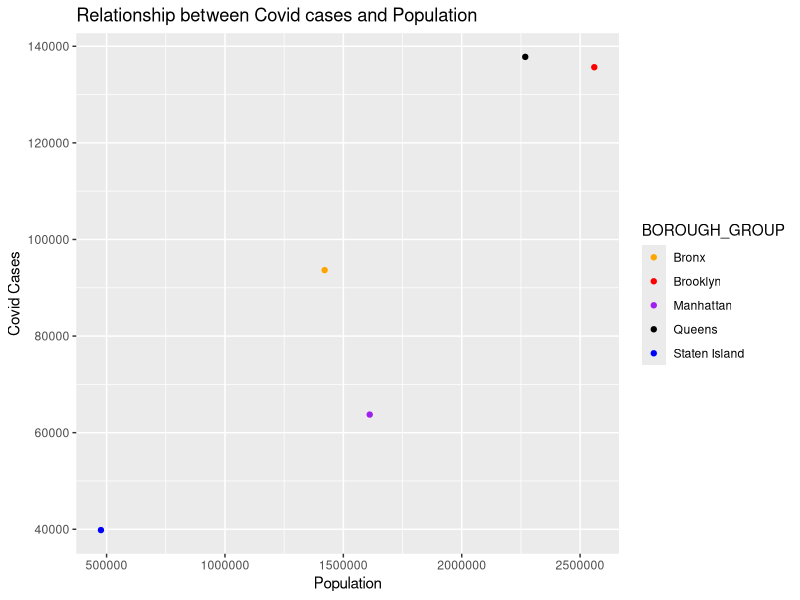
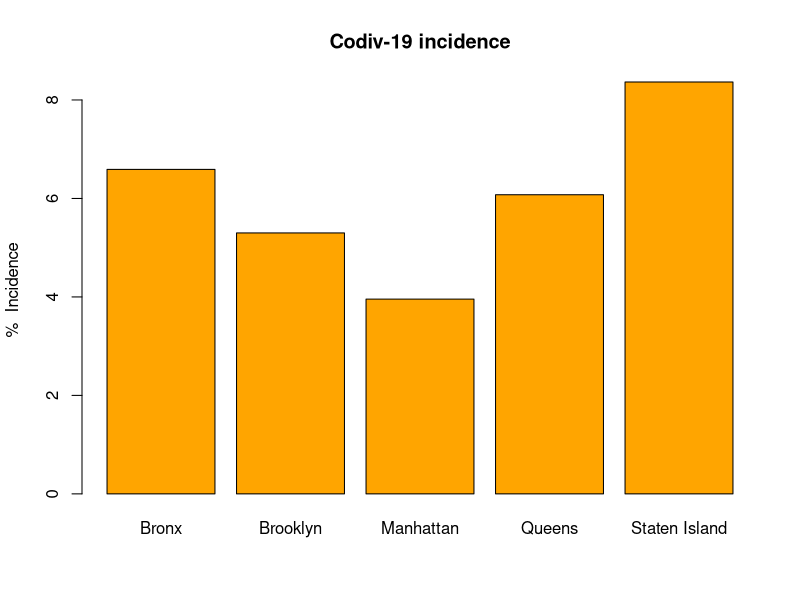
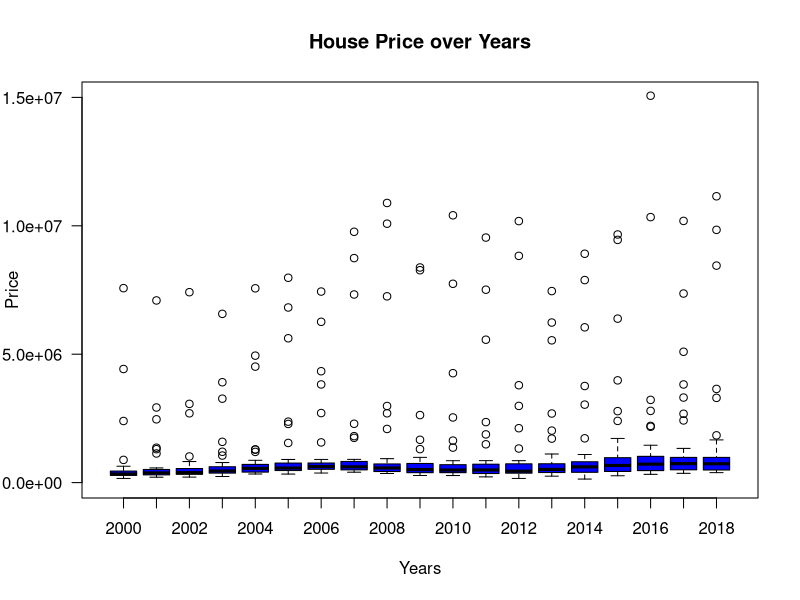
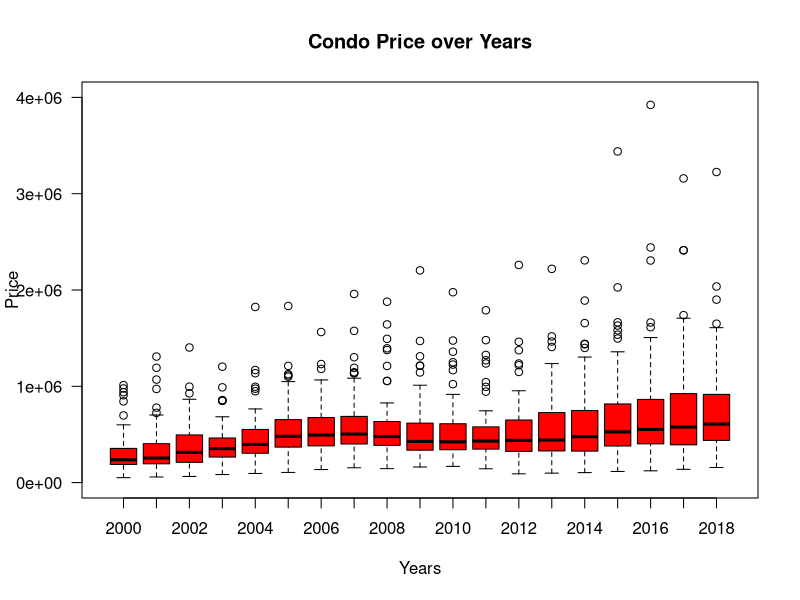
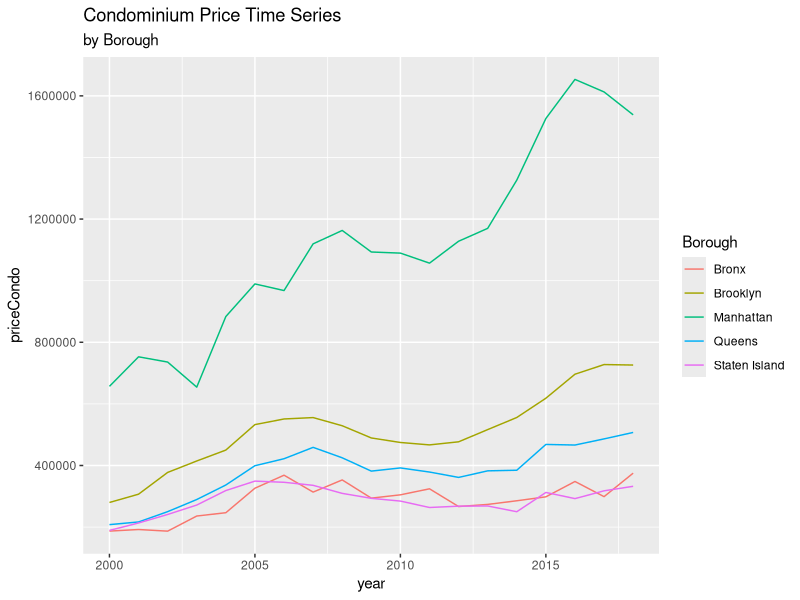
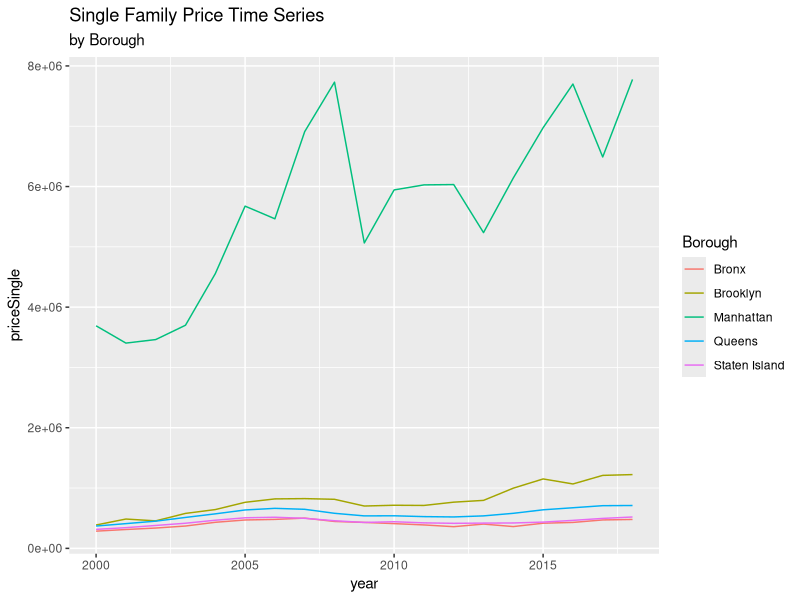
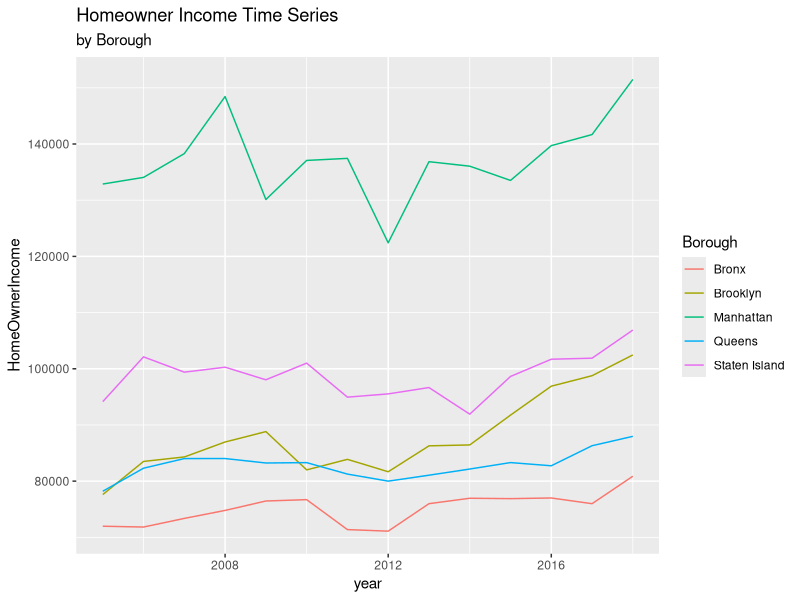
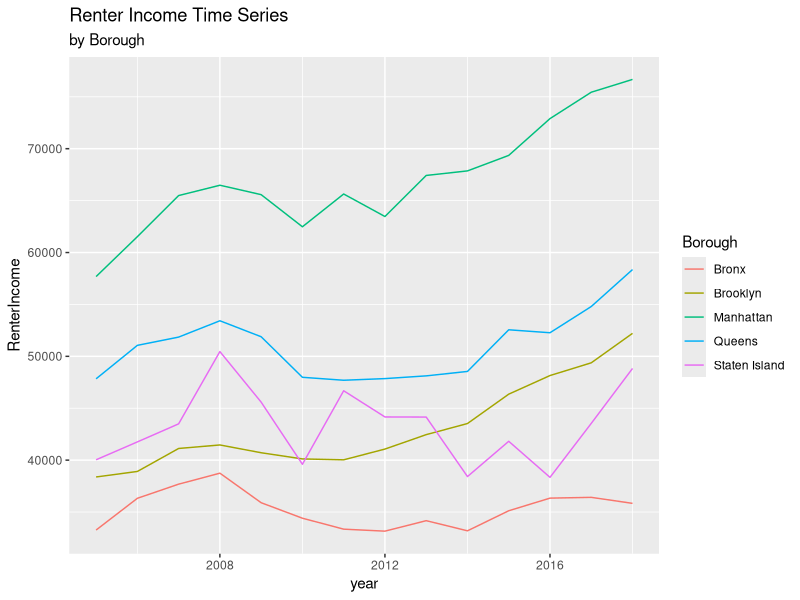

R code for these plots, in order:
# Let's create the first data frame
nyc.covid.df<-read.csv("NYC-COVID-data_01.csv") # 177 observation and not everything is a variable

# let's clean this data frame
nyc.covid.19.df<-nyc.covid.df[, - c(1,2,11,12,13)] 

# any missing data? Let's find out
data.frame(miss.val=sapply(nyc.covid.19.df, function(x)sum(length(which(is.na(x)))))) # no missing data

# let's review a summary
summary(nyc.covid.19.df) # BOROUGH_GROUP is categorical

# dplyr package, we can use summarise_all, summarise_at or summarise_if functions to aggregate multiple variables simultaneously
library(dplyr)

# creating a data frame by areas
borough.nyc.df <- nyc.covid.19.df %>% group_by(BOROUGH_GROUP) %>% summarise_all(sum)
# focusing on absolute not rates
borough.nyc.final.df<- borough.nyc.df[, - c(3,6,7)] 

# Conclusion: Queens and Brooklyn areas are the highest populated district of NYC and the most affected districts in ncy too. 
# let's plot this. We use ggplot
library(ggplot2)
ggplot(borough.nyc.final.df, aes(x=POP_DENOMINATOR, y=COVID_CASE_COUNT, color=BOROUGH_GROUP))+ 
  ggtitle("Relationship between Covid cases and Population")+ 
  xlab("Population") + ylab("Covid Cases") + geom_point() +  
  scale_color_manual(values = c("Brooklyn" = "red", "Queens"= "black",
                                "Bronx" = "orange", "Manhattan"="purple", "Staten Island"="blue")) 

# how about the incidence. Let's create a new data frame adding incidence
# we need to add new variables to a data frame in R. Required packages. Load the tidyverse packages, which include dplyr:
# mutate(): compute and add new variables into a data table. It preserves existing variables.
# transmute(): compute new columns but drop existing variables. We don't need this one
library(tidyverse)
borough.nyc.new.variable.df<-borough.nyc.final.df %>% 
  mutate(covid_incidence = (COVID_CASE_COUNT/POP_DENOMINATOR)*100)

# it's time to plot...Wow... we have to...It's gonna be alright 
barplot(borough.nyc.new.variable.df$covid_incidence, 
        main = "Codiv-19 incidence",  ylab = "%  Incidence", col = "orange", 
        names=borough.nyc.new.variable.df$BOROUGH_GROUP)
# the barplot shows that staten Island shown the highest incidence. 

# Conclusion: Staten Island, Bronx and Queens shown the highest codiv-19 percentuage incidence in NYC 
# But absolute values show that Brooklyn and Queens are the most affected districts. 
# The higher population density in this two states can give a better understanding 
# of what happened and will happen to house pricing.
# Recommendation: we should focus our analysis in Brooklyn and Queens in order to  analysis house pricing

#install.packages("readxl") #install packages to run xlsx
#install.packages("Rcpp")
library("readxl")
#read our data, make sure file is closed before opening 
HousePrice.df <- read_excel("NYC-housing-data.xlsx", sheet = "price single family home")
HousePrice.df <- HousePrice.df[, - c(1,2,3,23,24,25)] 
#missing values present, removed
data.frame(miss.val=sapply(HousePrice.df, function(x)sum(length(which(is.na(x))))))
HousePriceNM.df <- na.omit(HousePrice.df)

CondoPrice.df <- read_excel("NYC-housing-data.xlsx", sheet = "price condominium")
CondoPrice.df <- CondoPrice.df[, - c(1,2,3,23,24,25)] 
#missing values present, removed
data.frame(miss.val=sapply(CondoPrice.df, function(x)sum(length(which(is.na(x))))))
CondoPriceNM.df <- na.omit(CondoPrice.df)

# could do box plot of prices over years
boxplot(HousePriceNM.df,
        main = "House Price over Years",
        xlab = "Years",
        ylab = "Price",
        las = 1,
        ylim = c(0,15000000),
        col = "blue"
)
boxplot(CondoPriceNM.df ,
        main = "Condo Price over Years",
        xlab = "Years",
        ylab = "Price",
        las = 1,
        ylim = c(0,4000000),
        col = "red"
)





# we have 5 variables to study
# Price condo  ---> d1
# Price single unit --> d2
# Home owner income --> d3
# Renter income --> d4
# rent burden  -->d5

# ---------------- Price Condo --------------------------- d1 -----------------------------------------
# let's turn attention to price of condo
# now price condo
price.condo.df<-read.csv("PriceCondominium.csv")
price.condo.df<-price.condo.df[-c(1,2)]
colnames(price.condo.df) <- c('Borough','Sub.Borough.Area','2000', '2001', '2002', '2003', '2004', '2005',
                              '2006', '2007', '2008', '2009', '2010', '2011', '2012', '2013', '2014',
                              '2015', '2016', '2017', '2018')

# let's verify if there are missing data
sapply(price.condo.df, function(x) sum(is.na(x)))

# we create a data frame with no row with missing data
# removing records with missing values
priceCondo.df<-na.omit(price.condo.df)

# we create data frame  to store the average price by area per year
AVGPriceCbyBorough.2000.df <-aggregate(priceCondo.df$"2000", by=list(priceCondo.df$Borough),FUN=mean) 
AVGPriceCbyBorough.final.df<-AVGPriceCbyBorough.2000.df %>% mutate('2000' =AVGPriceCbyBorough.2000.df$x)
AVGPriceCbyBorough.2001.df <-aggregate(priceCondo.df$"2001", by=list(priceCondo.df$Borough),FUN=mean) 
AVGPriceCbyBorough.final.df<-AVGPriceCbyBorough.final.df %>% mutate('2001' =AVGPriceCbyBorough.2001.df$x)
AVGPriceCbyBorough.2002.df <-aggregate(priceCondo.df$"2002", by=list(priceCondo.df$Borough),FUN=mean) 
AVGPriceCbyBorough.final.df<-AVGPriceCbyBorough.final.df %>% mutate('2002' =AVGPriceCbyBorough.2002.df$x)
AVGPriceCbyBorough.2003.df <-aggregate(priceCondo.df$"2003", by=list(priceCondo.df$Borough),FUN=mean) 
AVGPriceCbyBorough.final.df<-AVGPriceCbyBorough.final.df %>% mutate('2003' =AVGPriceCbyBorough.2003.df$x)
AVGPriceCbyBorough.2004.df <-aggregate(priceCondo.df$"2004", by=list(priceCondo.df$Borough),FUN=mean) 
AVGPriceCbyBorough.final.df<-AVGPriceCbyBorough.final.df %>% mutate('2004' =AVGPriceCbyBorough.2004.df$x)
AVGPriceCbyBorough.2005.df <-aggregate(priceCondo.df$"2005", by=list(priceCondo.df$Borough),FUN=mean) 
AVGPriceCbyBorough.final.df<-AVGPriceCbyBorough.final.df %>% mutate('2005' =AVGPriceCbyBorough.2005.df$x)
AVGPriceCbyBorough.2006.df <-aggregate(priceCondo.df$"2006", by=list(priceCondo.df$Borough),FUN=mean) 
AVGPriceCbyBorough.final.df<-AVGPriceCbyBorough.final.df %>% mutate('2006' =AVGPriceCbyBorough.2006.df$x)
AVGPriceCbyBorough.2007.df <-aggregate(priceCondo.df$"2007", by=list(priceCondo.df$Borough),FUN=mean) 
AVGPriceCbyBorough.final.df<-AVGPriceCbyBorough.final.df %>% mutate('2007' =AVGPriceCbyBorough.2007.df$x)
AVGPriceCbyBorough.2008.df <-aggregate(priceCondo.df$"2008", by=list(priceCondo.df$Borough),FUN=mean) 
AVGPriceCbyBorough.final.df<-AVGPriceCbyBorough.final.df %>% mutate('2008' =AVGPriceCbyBorough.2008.df$x)
AVGPriceCbyBorough.2009.df <-aggregate(priceCondo.df$"2009", by=list(priceCondo.df$Borough),FUN=mean) 
AVGPriceCbyBorough.final.df<-AVGPriceCbyBorough.final.df %>% mutate('2009' =AVGPriceCbyBorough.2009.df$x)

AVGPriceCbyBorough.2010.df <-aggregate(priceCondo.df$"2010", by=list(priceCondo.df$Borough),FUN=mean) 
AVGPriceCbyBorough.final.df<-AVGPriceCbyBorough.final.df %>% mutate('2010' =AVGPriceCbyBorough.2010.df$x)
AVGPriceCbyBorough.2011.df <-aggregate(priceCondo.df$"2011", by=list(priceCondo.df$Borough),FUN=mean) 
AVGPriceCbyBorough.final.df<-AVGPriceCbyBorough.final.df %>% mutate('2011' =AVGPriceCbyBorough.2011.df$x)
AVGPriceCbyBorough.2012.df <-aggregate(priceCondo.df$"2012", by=list(priceCondo.df$Borough),FUN=mean) 
AVGPriceCbyBorough.final.df<-AVGPriceCbyBorough.final.df %>% mutate('2012' =AVGPriceCbyBorough.2012.df$x)
AVGPriceCbyBorough.2013.df <-aggregate(priceCondo.df$"2013", by=list(priceCondo.df$Borough),FUN=mean) 
AVGPriceCbyBorough.final.df<-AVGPriceCbyBorough.final.df %>% mutate('2013' =AVGPriceCbyBorough.2013.df$x)
AVGPriceCbyBorough.2014.df <-aggregate(priceCondo.df$"2014", by=list(priceCondo.df$Borough),FUN=mean) 
AVGPriceCbyBorough.final.df<-AVGPriceCbyBorough.final.df %>% mutate('2014' =AVGPriceCbyBorough.2014.df$x)
AVGPriceCbyBorough.2015.df <-aggregate(priceCondo.df$"2015", by=list(priceCondo.df$Borough),FUN=mean) 
AVGPriceCbyBorough.final.df<-AVGPriceCbyBorough.final.df %>% mutate('2015' =AVGPriceCbyBorough.2015.df$x)
AVGPriceCbyBorough.2016.df <-aggregate(priceCondo.df$"2016", by=list(priceCondo.df$Borough),FUN=mean) 
AVGPriceCbyBorough.final.df<-AVGPriceCbyBorough.final.df %>% mutate('2016' =AVGPriceCbyBorough.2016.df$x)
AVGPriceCbyBorough.2017.df <-aggregate(priceCondo.df$"2017", by=list(priceCondo.df$Borough),FUN=mean) 
AVGPriceCbyBorough.final.df<-AVGPriceCbyBorough.final.df %>% mutate('2017' =AVGPriceCbyBorough.2017.df$x)
AVGPriceCbyBorough.2018.df <-aggregate(priceCondo.df$"2018", by=list(priceCondo.df$Borough),FUN=mean) 
AVGPriceCbyBorough.final.df<-AVGPriceCbyBorough.final.df %>% mutate('2018' =AVGPriceCbyBorough.2018.df$x)

AVGPriceCbyBorough.final.df<-AVGPriceCbyBorough.final.df[-c(2)]
colnames(AVGPriceCbyBorough.final.df) <- c('Borough','2000', '2001', '2002', '2003', '2004', '2005',
                                           '2006', '2007', '2008', '2009', '2010', '2011', '2012', '2013', '2014',
                                           '2015', '2016', '2017', '2018')
f1.df<-AVGPriceCbyBorough.final.df[c(1,20)]
colnames(f1.df) <- c('Borough', 'PriceCondo')
f1.df

# we need to convert data frame into data table 
# quick tutorial 
# https://www.machinelearningplus.com/data-manipulation/datatable-in-r-complete-guide/
# use data.table(df) or as.data.table(df)
library(data.table)
d1<- melt(as.data.table(AVGPriceCbyBorough.final.df), id = 1, variable.name ="year", value.name ="priceCondo")
d1[,year := as.integer(gsub("[^0-9]", "", year)),]
d1
# we use ggplot to plot data by Area
library(ggplot2)
ggplot(d1, aes(year, priceCondo, group=Borough)) +
  geom_line(aes(color = Borough)) + labs(title= "Condominium Price Time Series", 
                                         subtitle="by Borough")

#ANALYSIS of RESULTS

# the plot shows three groups of areas: Manhattan shows a time series of high prices and an overall increase trend
# the second group shows a time series of mid prices and a stable increasing price trend
# the third group shows price more or less stable 
# CONCLUSION: Manhattan should not include in any cluster for home buyer voucher
# this statement meaning that area qualified for the voucher to buy a house 
# should not include Manhattan 

#---------------------- Price single ---------------------- d2 --------------------------------------

# let's work on price single home 
price.single.df<-read.csv("PriceSingleFamilyHome.csv")
price.single.df<-price.single.df[-c(1,2,24,25,26)]
colnames(price.single.df) <- c('Borough','Sub.Borough.Area','2000', '2001', '2002', '2003', '2004', '2005',
                               '2006', '2007', '2008', '2009', '2010', '2011', '2012', '2013', '2014',
                               '2015', '2016', '2017', '2018')

# let's verify if there are missing data
sapply(price.single.df, function(x) sum(is.na(x)))

# we create a data frame with no row with missing data
# removing records with missing values
priceSingle.df<-na.omit(price.single.df)

# we create data frame  to store the average price by area per year
AVGPricebyBorough.2000.df <-aggregate(priceSingle.df$"2000", by=list(priceSingle.df$Borough),FUN=mean) 
AVGPricebyBorough.final.df<-AVGPricebyBorough.2000.df %>% mutate('2000' =AVGPricebyBorough.2000.df$x)
AVGPricebyBorough.2001.df <-aggregate(priceSingle.df$"2001", by=list(priceSingle.df$Borough),FUN=mean) 
AVGPricebyBorough.final.df<-AVGPricebyBorough.final.df %>% mutate('2001' =AVGPricebyBorough.2001.df$x)
AVGPricebyBorough.2002.df <-aggregate(priceSingle.df$"2002", by=list(priceSingle.df$Borough),FUN=mean) 
AVGPricebyBorough.final.df<-AVGPricebyBorough.final.df %>% mutate('2002' =AVGPricebyBorough.2002.df$x)
AVGPricebyBorough.2003.df <-aggregate(priceSingle.df$"2003", by=list(priceSingle.df$Borough),FUN=mean) 
AVGPricebyBorough.final.df<-AVGPricebyBorough.final.df %>% mutate('2003' =AVGPricebyBorough.2003.df$x)
AVGPricebyBorough.2004.df <-aggregate(priceSingle.df$"2004", by=list(priceSingle.df$Borough),FUN=mean) 
AVGPricebyBorough.final.df<-AVGPricebyBorough.final.df %>% mutate('2004' =AVGPricebyBorough.2004.df$x)
AVGPricebyBorough.2005.df <-aggregate(priceSingle.df$"2005", by=list(priceSingle.df$Borough),FUN=mean) 
AVGPricebyBorough.final.df<-AVGPricebyBorough.final.df %>% mutate('2005' =AVGPricebyBorough.2005.df$x)
AVGPricebyBorough.2006.df <-aggregate(priceSingle.df$"2006", by=list(priceSingle.df$Borough),FUN=mean) 
AVGPricebyBorough.final.df<-AVGPricebyBorough.final.df %>% mutate('2006' =AVGPricebyBorough.2006.df$x)
AVGPricebyBorough.2007.df <-aggregate(priceSingle.df$"2007", by=list(priceSingle.df$Borough),FUN=mean) 
AVGPricebyBorough.final.df<-AVGPricebyBorough.final.df %>% mutate('2007' =AVGPricebyBorough.2007.df$x)
AVGPricebyBorough.2008.df <-aggregate(priceSingle.df$"2008", by=list(priceSingle.df$Borough),FUN=mean) 
AVGPricebyBorough.final.df<-AVGPricebyBorough.final.df %>% mutate('2008' =AVGPricebyBorough.2008.df$x)
AVGPricebyBorough.2009.df <-aggregate(priceSingle.df$"2009", by=list(priceSingle.df$Borough),FUN=mean) 
AVGPricebyBorough.final.df<-AVGPricebyBorough.final.df %>% mutate('2009' =AVGPricebyBorough.2009.df$x)

AVGPricebyBorough.2010.df <-aggregate(priceSingle.df$"2010", by=list(priceSingle.df$Borough),FUN=mean) 
AVGPricebyBorough.final.df<-AVGPricebyBorough.final.df %>% mutate('2010' =AVGPricebyBorough.2010.df$x)
AVGPricebyBorough.2011.df <-aggregate(priceSingle.df$"2011", by=list(priceSingle.df$Borough),FUN=mean) 
AVGPricebyBorough.final.df<-AVGPricebyBorough.final.df %>% mutate('2011' =AVGPricebyBorough.2011.df$x)
AVGPricebyBorough.2012.df <-aggregate(priceSingle.df$"2012", by=list(priceSingle.df$Borough),FUN=mean) 
AVGPricebyBorough.final.df<-AVGPricebyBorough.final.df %>% mutate('2012' =AVGPricebyBorough.2012.df$x)
AVGPricebyBorough.2013.df <-aggregate(priceSingle.df$"2013", by=list(priceSingle.df$Borough),FUN=mean) 
AVGPricebyBorough.final.df<-AVGPricebyBorough.final.df %>% mutate('2013' =AVGPricebyBorough.2013.df$x)
AVGPricebyBorough.2014.df <-aggregate(priceSingle.df$"2014", by=list(priceSingle.df$Borough),FUN=mean) 
AVGPricebyBorough.final.df<-AVGPricebyBorough.final.df %>% mutate('2014' =AVGPricebyBorough.2014.df$x)
AVGPricebyBorough.2015.df <-aggregate(priceSingle.df$"2015", by=list(priceSingle.df$Borough),FUN=mean) 
AVGPricebyBorough.final.df<-AVGPricebyBorough.final.df %>% mutate('2015' =AVGPricebyBorough.2015.df$x)
AVGPricebyBorough.2016.df <-aggregate(priceSingle.df$"2016", by=list(priceSingle.df$Borough),FUN=mean) 
AVGPricebyBorough.final.df<-AVGPricebyBorough.final.df %>% mutate('2016' =AVGPricebyBorough.2016.df$x)
AVGPricebyBorough.2017.df <-aggregate(priceSingle.df$"2017", by=list(priceSingle.df$Borough),FUN=mean) 
AVGPricebyBorough.final.df<-AVGPricebyBorough.final.df %>% mutate('2017' =AVGPricebyBorough.2017.df$x)
AVGPricebyBorough.2018.df <-aggregate(priceSingle.df$"2018", by=list(priceSingle.df$Borough),FUN=mean) 
AVGPricebyBorough.final.df<-AVGPricebyBorough.final.df %>% mutate('2018' =AVGPricebyBorough.2018.df$x)

AVGPricebyBorough.final.df<-AVGPricebyBorough.final.df[-c(2)]
colnames(AVGPricebyBorough.final.df) <- c('Borough','2000', '2001', '2002', '2003', '2004', '2005',
                                          '2006', '2007', '2008', '2009', '2010', '2011', '2012', '2013', '2014',
                                          '2015', '2016', '2017', '2018')
f2.df<-AVGPricebyBorough.final.df[c(1,20)]
colnames(f2.df) <- c('Borough', 'PriceSingle')
f2.df

# we need to convert data frame into data table 
# quick tutorial 
# https://www.machinelearningplus.com/data-manipulation/datatable-in-r-complete-guide/
# use data.table(df) or as.data.table(df)
library(data.table)
d2<- melt(as.data.table(AVGPricebyBorough.final.df), id = 1, variable.name ="year", value.name ="priceSingle")
d2[,year := as.integer(gsub("[^0-9]", "", year)),]
d2
# we use ggplot to plot data by Area ""
library(ggplot2)
ggplot(d2, aes(year, priceSingle, group=Borough)) +
  geom_line(aes(color = Borough)) + labs(title= "Single Family Price Time Series", 
                                         subtitle="by Borough")

#ANALYSIS of RESULTS

# the plot shows two group of areas: Manhattan show  of time series of high prices and an increase trend
# the second group shows a time series of lower prices and an stable price trend
# CONCLUSION: Manhattan should not include in any cluster for home buyer voucher

# -------------------- Homeowner Income --------------- d3 ------------------------

# let's turn attention to homeowner income
# 
homeowner.income.df<-read.csv("HomeownerIncome.csv")
homeowner.income.df<-homeowner.income.df[-c(1,2)]
colnames(homeowner.income.df) <- c('Borough','Sub.Borough.Area','2005', '2006', '2007', '2008', '2009', 
                                   '2010', '2011', '2012', '2013', '2014', '2015', '2016', '2017', '2018')

# let's verify if there are missing data
sapply(homeowner.income.df, function(x) sum(is.na(x)))

# we create a data frame with no row with missing data
# removing records with missing values
homeownerIncome.df<-na.omit(homeowner.income.df)

# we create data frame  to store the average price by area per year
homeownerIncome.2005.df <-aggregate(homeownerIncome.df$"2005", by=list(homeownerIncome.df$Borough),FUN=mean) 
homeownerIncome.final.df<-homeownerIncome.2005.df %>% mutate('2005' =homeownerIncome.2005.df$x)
homeownerIncome.2006.df <-aggregate(homeownerIncome.df$"2006", by=list(homeownerIncome.df$Borough),FUN=mean) 
homeownerIncome.final.df<-homeownerIncome.final.df %>% mutate('2006' =homeownerIncome.2006.df$x)
homeownerIncome.2007.df <-aggregate(homeownerIncome.df$"2007", by=list(homeownerIncome.df$Borough),FUN=mean) 
homeownerIncome.final.df<-homeownerIncome.final.df %>% mutate('2007' =homeownerIncome.2007.df$x)
homeownerIncome.2008.df <-aggregate(homeownerIncome.df$"2008", by=list(homeownerIncome.df$Borough),FUN=mean) 
homeownerIncome.final.df<-homeownerIncome.final.df %>% mutate('2008' =homeownerIncome.2008.df$x)
homeownerIncome.2009.df <-aggregate(homeownerIncome.df$"2009", by=list(homeownerIncome.df$Borough),FUN=mean) 
homeownerIncome.final.df<-homeownerIncome.final.df %>% mutate('2009' =homeownerIncome.2009.df$x)
homeownerIncome.2010.df <-aggregate(homeownerIncome.df$"2010", by=list(homeownerIncome.df$Borough),FUN=mean) 
homeownerIncome.final.df<-homeownerIncome.final.df %>% mutate('2010' =homeownerIncome.2010.df$x)
homeownerIncome.2011.df <-aggregate(homeownerIncome.df$"2011", by=list(homeownerIncome.df$Borough),FUN=mean) 
homeownerIncome.final.df<-homeownerIncome.final.df %>% mutate('2011' =homeownerIncome.2011.df$x)

homeownerIncome.2012.df <-aggregate(homeownerIncome.df$"2012", by=list(homeownerIncome.df$Borough),FUN=mean) 
homeownerIncome.final.df<-homeownerIncome.final.df %>% mutate('2012' =homeownerIncome.2012.df$x)
homeownerIncome.2013.df <-aggregate(homeownerIncome.df$"2013", by=list(homeownerIncome.df$Borough),FUN=mean) 
homeownerIncome.final.df<-homeownerIncome.final.df %>% mutate('2013' =homeownerIncome.2013.df$x)
homeownerIncome.2014.df <-aggregate(homeownerIncome.df$"2014", by=list(homeownerIncome.df$Borough),FUN=mean) 
homeownerIncome.final.df<-homeownerIncome.final.df %>% mutate('2014' =homeownerIncome.2014.df$x)
homeownerIncome.2015.df <-aggregate(homeownerIncome.df$"2015", by=list(homeownerIncome.df$Borough),FUN=mean) 
homeownerIncome.final.df<-homeownerIncome.final.df %>% mutate('2015' =homeownerIncome.2015.df$x)
homeownerIncome.2016.df <-aggregate(homeownerIncome.df$"2016", by=list(homeownerIncome.df$Borough),FUN=mean) 
homeownerIncome.final.df<-homeownerIncome.final.df %>% mutate('2016' =homeownerIncome.2016.df$x)
homeownerIncome.2017.df <-aggregate(homeownerIncome.df$"2017", by=list(homeownerIncome.df$Borough),FUN=mean) 
homeownerIncome.final.df<-homeownerIncome.final.df %>% mutate('2017' =homeownerIncome.2017.df$x)
homeownerIncome.2018.df <-aggregate(homeownerIncome.df$"2018", by=list(homeownerIncome.df$Borough),FUN=mean) 
homeownerIncome.final.df<-homeownerIncome.final.df %>% mutate('2018' =homeownerIncome.2018.df$x)

homeownerIncome.final.df<-homeownerIncome.final.df[-c(2)]
colnames(homeownerIncome.final.df) <- c('Borough','2005', '2006', '2007', '2008', '2009', 
                                        '2010', '2011', '2012', '2013', '2014', '2015', '2016', '2017', '2018')

f3.df<-homeownerIncome.final.df[c(1,15)]
colnames(f3.df) <- c('Borough', 'HomeOwnerIncome')
f3.df

# we need to convert data frame into data table 
# quick tutorial 
# https://www.machinelearningplus.com/data-manipulation/datatable-in-r-complete-guide/
# use data.table(df) or as.data.table(df)
library(data.table)
d3<- melt(as.data.table(homeownerIncome.final.df), id = 1, variable.name ="year", value.name ="HomeOwnerIncome")
d3[,year := as.integer(gsub("[^0-9]", "", year)),]
d3
# we use ggplot to plot data by Area
library(ggplot2)
ggplot(d3, aes(year, HomeOwnerIncome, group=Borough)) +
  geom_line(aes(color = Borough)) + labs(title= "Homeowner Income Time Series", 
                                         subtitle="by Borough")

#ANALYSIS of RESULTS

# the plot shows three groups of areas: Manhattan show  of time series of high income and an overall increase trend
# the second group shows a time series of mid income and a stable increasing trend
# the third group shows income more or less stable 
# CONCLUSION: Once again Manhattan should not include in any cluster for home buyer voucher. Income in this area seems to be extremely high income area
# this statement meaning that in clustering areas qualified for the voucher to buy a house 
# should not include Manhattan 

# ------------------ Renter Income ------------------------ d4 ------------------------------------
# let's turn attention to renter  income
# 
renter.income.df<-read.csv("RenterIncome.csv")
renter.income.df<-renter.income.df[-c(1,2)]
colnames(renter.income.df) <- c('Borough','Sub.Borough.Area','2005', '2006', '2007', '2008', '2009', 
                                '2010', '2011', '2012', '2013', '2014', '2015', '2016', '2017', '2018')

# let's verify if there are missing data
sapply(renter.income.df, function(x) sum(is.na(x)))

# we create a data frame with no row with missing data
# removing records with missing values
renter.df<-na.omit(renter.income.df)

# we create data frame  to store the average income by area per year

renter.2005.df <-aggregate(renter.df$"2005", by=list(renter.df$Borough),FUN=mean) 
renter.final.df<-renter.2005.df %>% mutate('2005' =renter.2005.df$x)
renter.2006.df <-aggregate(renter.df$"2006", by=list(renter.df$Borough),FUN=mean) 
renter.final.df<-renter.final.df %>% mutate('2006' =renter.2006.df$x)
renter.2007.df <-aggregate(renter.df$"2007", by=list(renter.df$Borough),FUN=mean) 
renter.final.df<-renter.final.df %>% mutate('2007' =renter.2007.df$x)
renter.2008.df <-aggregate(renter.df$"2008", by=list(renter.df$Borough),FUN=mean) 
renter.final.df<-renter.final.df %>% mutate('2008' =renter.2008.df$x)
renter.2009.df <-aggregate(renter.df$"2009", by=list(renter.df$Borough),FUN=mean) 
renter.final.df<-renter.final.df %>% mutate('2009' =renter.2009.df$x)
renter.2010.df <-aggregate(renter.df$"2010", by=list(renter.df$Borough),FUN=mean) 
renter.final.df<-renter.final.df %>% mutate('2010' =renter.2010.df$x)
renter.2011.df <-aggregate(renter.df$"2011", by=list(renter.df$Borough),FUN=mean) 
renter.final.df<-renter.final.df %>% mutate('2011' =renter.2011.df$x)

renter.2012.df <-aggregate(renter.df$"2012", by=list(renter.df$Borough),FUN=mean) 
renter.final.df<-renter.final.df %>% mutate('2012' =renter.2012.df$x)
renter.2013.df <-aggregate(renter.df$"2013", by=list(renter.df$Borough),FUN=mean) 
renter.final.df<-renter.final.df %>% mutate('2013' =renter.2013.df$x)
renter.2014.df <-aggregate(renter.df$"2014", by=list(renter.df$Borough),FUN=mean) 
renter.final.df<-renter.final.df %>% mutate('2014' =renter.2014.df$x)
renter.2015.df <-aggregate(renter.df$"2015", by=list(renter.df$Borough),FUN=mean) 
renter.final.df<-renter.final.df %>% mutate('2015' =renter.2015.df$x)
renter.2016.df <-aggregate(renter.df$"2016", by=list(renter.df$Borough),FUN=mean) 
renter.final.df<-renter.final.df %>% mutate('2016' =renter.2016.df$x)
renter.2017.df <-aggregate(renter.df$"2017", by=list(renter.df$Borough),FUN=mean) 
renter.final.df<-renter.final.df %>% mutate('2017' =renter.2017.df$x)
renter.2018.df <-aggregate(renter.df$"2018", by=list(renter.df$Borough),FUN=mean) 
renter.final.df<-renter.final.df %>% mutate('2018' =renter.2018.df$x)

renter.final.df<-renter.final.df[-c(2)]
colnames(renter.final.df) <- c('Borough','2005', '2006', '2007', '2008', '2009', 
                               '2010', '2011', '2012', '2013', '2014', '2015', '2016', '2017', '2018')

f4.df<-renter.final.df[c(1,15)]
colnames(f4.df) <- c('Borough', 'RenterIncome')
f4.df

# we need to convert data frame into data table 
# quick tutorial 
# https://www.machinelearningplus.com/data-manipulation/datatable-in-r-complete-guide/
# use data.table(df) or as.data.table(df)
library(data.table)
d4<- melt(as.data.table(renter.final.df), id = 1, variable.name ="year", value.name ="RenterIncome")
d4[,year := as.integer(gsub("[^0-9]", "", year)),]
d4
# we use ggplot to plot data by Area
library(ggplot2)
ggplot(d4, aes(year, RenterIncome, group=Borough)) +
  geom_line(aes(color = Borough)) + labs(title= "Renter Income Time Series", 
                                         subtitle="by Borough")

#ANALYSIS of RESULTS

# Once again there are three groups: Manhattan with high renter income 
# second group with mid renter income and finally the last group with one borough and low renter income 

# -----------  Rent Burden ------------------------ d5 -----------------------------------
# let's turn attention to rent burden
# 
rent.burden.df<-read.csv("RentBurden.csv")
rent.burden.df<-rent.burden.df[-c(1,2,5)]
colnames(rent.burden.df) <- c('Borough','Sub.Borough.Area','2005', '2006', '2007', '2008', '2009', 
                              '2010', '2011', '2012', '2013', '2014', '2015', '2016', '2017', '2018')

# let's verify if there are missing data
sapply(rent.burden.df, function(x) sum(is.na(x)))

# we create a data frame with no row with missing data
# removing records with missing values
burden.df<-na.omit(rent.burden.df)

# we create data frame  to store the average income by area per year

burden.2005.df <-aggregate(burden.df$"2005", by=list(burden.df$Borough),FUN=mean) 
burden.final.df<-burden.2005.df %>% mutate('2005' =burden.2005.df$x)
burden.2006.df <-aggregate(burden.df$"2006", by=list(burden.df$Borough),FUN=mean) 
burden.final.df<-burden.final.df %>% mutate('2006' =burden.2006.df$x)
burden.2007.df <-aggregate(burden.df$"2007", by=list(burden.df$Borough),FUN=mean) 
burden.final.df<-burden.final.df %>% mutate('2007' =burden.2007.df$x)
burden.2008.df <-aggregate(burden.df$"2008", by=list(burden.df$Borough),FUN=mean) 
burden.final.df<-burden.final.df %>% mutate('2008' =burden.2008.df$x)
burden.2009.df <-aggregate(burden.df$"2009", by=list(burden.df$Borough),FUN=mean) 
burden.final.df<-burden.final.df %>% mutate('2009' =burden.2009.df$x)
burden.2010.df <-aggregate(burden.df$"2010", by=list(burden.df$Borough),FUN=mean) 
burden.final.df<-burden.final.df %>% mutate('2010' =burden.2010.df$x)
burden.2011.df <-aggregate(burden.df$"2011", by=list(burden.df$Borough),FUN=mean) 
burden.final.df<-burden.final.df %>% mutate('2011' =burden.2011.df$x)

burden.2012.df <-aggregate(burden.df$"2012", by=list(burden.df$Borough),FUN=mean) 
burden.final.df<-burden.final.df %>% mutate('2012' =burden.2012.df$x)
burden.2013.df <-aggregate(burden.df$"2013", by=list(burden.df$Borough),FUN=mean) 
burden.final.df<-burden.final.df %>% mutate('2013' =burden.2013.df$x)
burden.2014.df <-aggregate(burden.df$"2014", by=list(burden.df$Borough),FUN=mean) 
burden.final.df<-burden.final.df %>% mutate('2014' =burden.2014.df$x)
burden.2015.df <-aggregate(burden.df$"2015", by=list(burden.df$Borough),FUN=mean) 
burden.final.df<-burden.final.df %>% mutate('2015' =burden.2015.df$x)
burden.2016.df <-aggregate(burden.df$"2016", by=list(burden.df$Borough),FUN=mean) 
burden.final.df<-burden.final.df %>% mutate('2016' =burden.2016.df$x)
burden.2017.df <-aggregate(burden.df$"2017", by=list(burden.df$Borough),FUN=mean) 
burden.final.df<-burden.final.df %>% mutate('2017' =burden.2017.df$x)
burden.2018.df <-aggregate(burden.df$"2018", by=list(burden.df$Borough),FUN=mean) 
burden.final.df<-burden.final.df %>% mutate('2018' =burden.2018.df$x)

burden.final.df<-burden.final.df[-c(2)]
colnames(burden.final.df) <- c('Borough','2005', '2006', '2007', '2008', '2009', 
                               '2010', '2011', '2012', '2013', '2014', '2015', '2016', '2017', '2018')

f5.df<-burden.final.df[c(1,15)]
colnames(f5.df) <- c('Borough', 'RentBurden')
f5.df

# we need to convert data frame into data table 
# quick tutorial 
# https://www.machinelearningplus.com/data-manipulation/datatable-in-r-complete-guide/
# use data.table(df) or as.data.table(df)
library(data.table)
d5<- melt(as.data.table(burden.final.df), id = 1, variable.name ="year", value.name ="RentBurden")
d5[,year := as.integer(gsub("[^0-9]", "", year)),]
d5
# we use ggplot to plot data by Area
library(ggplot2)
ggplot(d5, aes(year, RentBurden, group=Borough)) +
  geom_line(aes(color = Borough)) + labs(title= "Rent Burden Time Series", 
                                         subtitle="by Borough")

#ANALYSIS of RESULTS

# the graph shows four  groups: a group of high rent burden (Bronx)
# a group with moderate rent burden 
# a third group with low rent burden (Staten Island)
# and finally the last group with very low rent burden 

# CLUSTER ANALYSIS

# creating data frame
ff.df<-f1.df %>% mutate('PriceCondo' =f1.df$PriceCondo)
ff.df<-ff.df  %>% mutate ('PriceSingle' =f2.df$PriceSingle)
ff.df<-ff.df %>% mutate('HomeOwnerIncome'=f3.df$HomeOwnerIncome)
ff.df<-ff.df %>% mutate('RenterIncome'=f4.df$RenterIncome)
ff.df<-ff.df %>% mutate('RentBurden'=f5.df$RentBurden)
ff.df

# ==========================
# Hierarchical - Agglomerative
# =============================
# All analysis preformed above gave us the idea we should cluster 
# with three clusters
# 

# exploration and data visualization
# first plot REnter Income vs Rent Burden
plot(ff.df$RenterIncome, ff.df$RentBurden, 
     xlim=c(30000,80000), ylim=c(0.2,0.4),
     main = "Relationship Renter Income vs Rent Burden", 
     xlab="Renter Income",
     ylab = "Rent Burden")
# the plot show three groups: low,  2 middle and high renter income
# let's use ggplot. 
ggplot(data=ff.df, aes(x=RenterIncome,y=RentBurden)) + geom_point() +
  labs(y= "Rent Burden", x = "Renter Income") + ggtitle("Scatter plot Renter Income vs Rent Burden")  

# second plot: Renter Income  vs Price condo. I feel like these three variable can drive me in choosing k
plot(ff.df$RenterIncome, ff.df$PriceCondo, 
     xlim=c(30000,80000), ylim=c(300000,1600000),
     main="Relationship Between Renter Income and Price Condominium",
     xlab="RenterIncome",
     ylab="PriceCondo")

# 
# once again it seems that we have 3 groups: 1 low, 1 middle and high level
# it seems to me that we can pick  k= 3

# Distances are highly influenced by the scale of each variable. We need to normalize
# set row names to the borough column. Let's retain as much info as possible
ff.01.df<-ff.df
row.names(ff.01.df) <- ff.01.df[,1]
# remove the name column name
ff.01.df <- ff.01.df[,-1]
# let's normalize........remember mean = 0, sd = 1 from this point of the analysis
ff.norm.df <- sapply(ff.01.df, scale)

# add row names: name are an important info
row.names(ff.norm.df) <- row.names(ff.01.df)
# computing Euclidean distance. 
# to compute other distance measures, change the value in method ="what you want"
# I believe working on Renter Income and Rent Burden makes more sense 
d.norm <- dist(ff.norm.df[,c(4,5)], method = "euclidian")
# we can print all distances
d.norm
# in hclust() set argument method to "ward.D", "single", "complete", "average", "median", or "centroid"
# once again we can pick the distance we want. Several analysts embrace Ward D but let's stay on simple stuff
hc1 <- hclust(d.norm, method = "single")
# let's plot a dendrogram 
plot(hc1, hang = -1, ann = FALSE)

# Single Linkage. let's cut the dendrogram to get 3 clusters
memb <- cutree(hc1, k = 3)
#find number of observations in each cluster
table(memb)
memb
# memb
# 1  2  3 
# 1  3  1
# append cluster labels to original data
final.data.single.df <- cbind(ff.norm.df, cluster = memb)
#display first six rows of final data
head(final.data.single.df)

#finding mean values for each cluster
# we have a vector. We want to use the $ operator, so we need to simply convert it to a data.frame
final.df<-data.frame(final.data.single.df)
aggregate(final.df, by=list(cluster=final.df$cluster), mean)

# setting labels as cluster membership and utility name
row.names(ff.norm.df) <- paste(memb, ": ", row.names(ff.01.df), sep = "")
# plotting heat map
# https://www.r-graph-gallery.com/215-the-heatmap-function.html
# rev() reverses the color mapping to large = dark
heatmap(as.matrix(ff.norm.df), Colv = NA, hclustfun = hclust, cexRow=1, cexCol=0.7,
        col=rev(paste("gray",1:70,sep="")))

# let's create three frame from which we can pick cereals 
ff.cluster1.list.df <- final.df[final.df$cluster ==1,] 
ff.cluster2.list.df <- final.df[final.df$cluster ==2,] 
ff.cluster3.list.df <- final.df[final.df$cluster ==3,] 

# CONCLUSION
# Cluster 1 Bronx: this cluster should receive voucher to buy a house in place of rent vouchers
# Cluster 2: Brooklyn, Queens and Staten Island should receive the same financial help? 
# Cluster 3: Manhattan: with the lowest rent burden (light gray > heat map). I shpuld not be part of this financial aid
